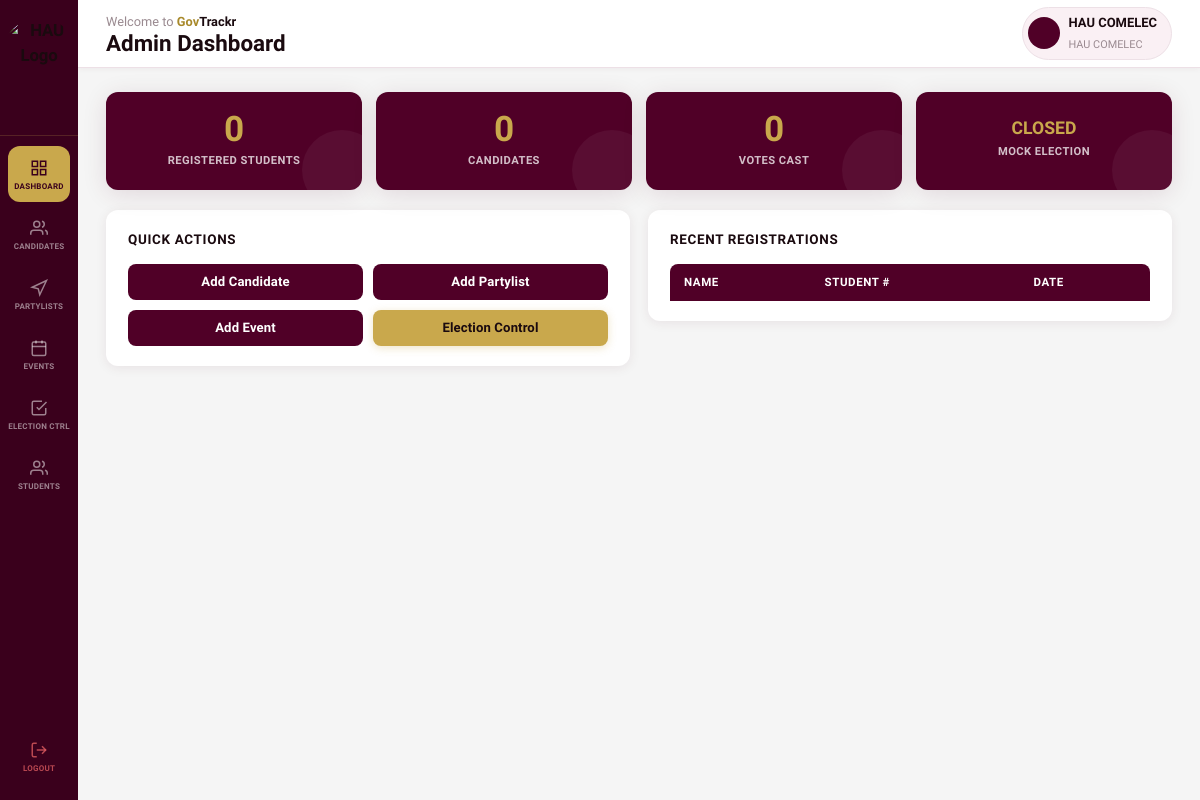
/admin/dashboard.php (signed in), run on an earlier commit of the app's database.
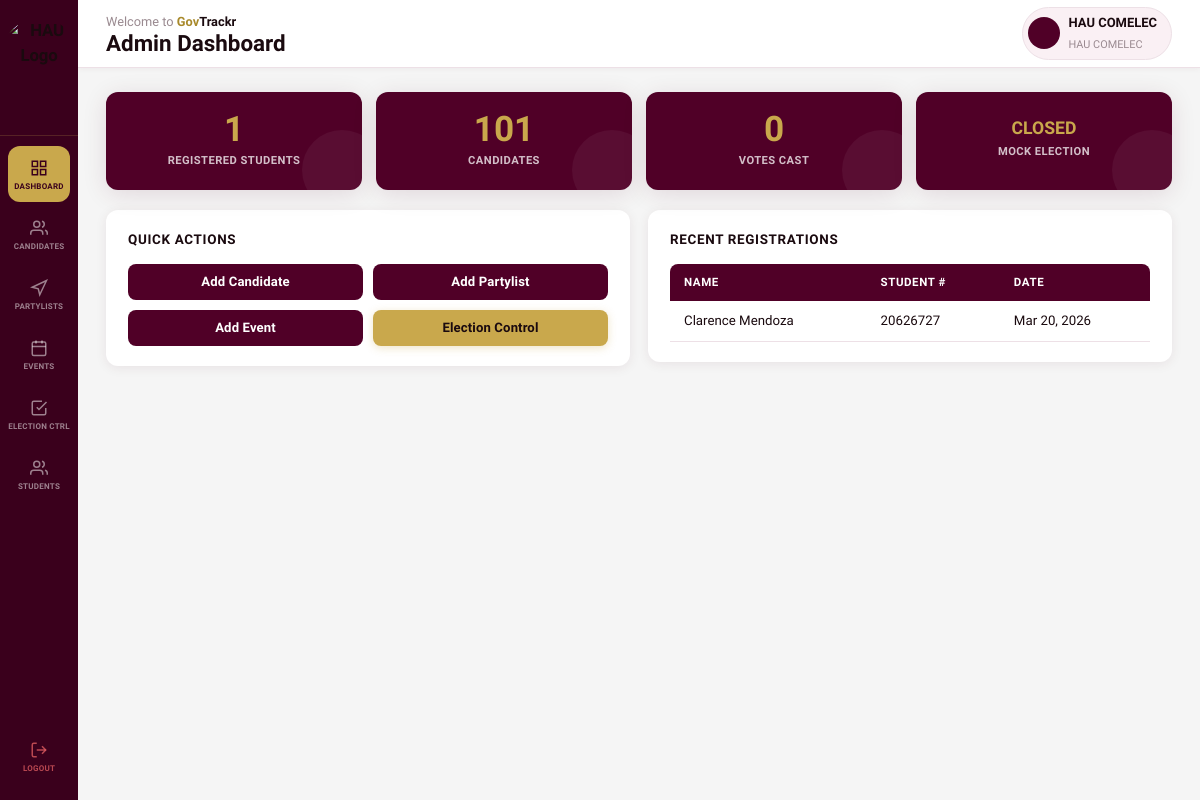
And on a later commit of the database.
### tables this page shows
CREATE TABLE `users` (
  `id` int(11) NOT NULL AUTO_INCREMENT,
  `student_number` varchar(20) NOT NULL,
  `first_name` varchar(80) NOT NULL,
  `last_name` varchar(80) NOT NULL,
  `password` varchar(255) NOT NULL,
  `role` enum('student','admin') DEFAULT 'student',
  `college` varchar(10) DEFAULT NULL,
  `profile_pic` varchar(255) DEFAULT NULL,
  `created_at` timestamp NOT NULL DEFAULT current_timestamp(),
  PRIMARY KEY (`id`),
  UNIQUE KEY `student_number` (`student_number`)
);

### admin/dashboard.php (the view, shortened to what the changed rows need)
<?php
require_once 'auth_guard.php';
$activePage = 'dashboard';
$total_students   = $conn->query("SELECT COUNT(*) AS n FROM users WHERE role='student'")->fetch_assoc()['n'];
$total_candidates = $conn->query("SELECT COUNT(*) AS n FROM candidates")->fetch_assoc()['n'];
$recent_users = $conn->query("SELECT first_name, last_name, student_number, created_at FROM users WHERE role='student' ORDER BY created_at DESC LIMIT 8");
?>
<!DOCTYPE html>
<html lang="en">
<head>
    <link rel="stylesheet" href="../css/styles.css">
</head>
<body class="dash-body">
<?php include 'sidebar.php'; ?>
<div style="flex:1; display:flex; flex-direction:column;">
<header class="topbar">
    <div class="topbar-left">
        <h1 class="topbar-title">Admin Dashboard</h1>
    </div>
</header>
<main class="dash-content">
    <div class="grid-4">
        <div class="stat-card"><div class="num"><?= $total_students ?></div><div class="lbl">Registered Students</div></div>
        <div class="stat-card"><div class="num"><?= $total_candidates ?></div><div class="lbl">Candidates</div></div>
    </div>
    <div class="grid-2" style="align-items:start;">
        <div class="card">
            <div style="overflow-x:auto;">
                <table class="data-table">
                    <thead><tr><th>Name</th><th>Student #</th><th>Date</th></tr></thead>
                    <tbody>
                        <?php while ($r = $recent_users->fetch_assoc()): ?>
                        <tr>
                            <td><?= htmlspecialchars($r['first_name'].' '.$r['last_name']) ?></td>
                            <td><?= htmlspecialchars($r['student_number']) ?></td>
                            <td><?= date('M j, Y', strtotime($r['created_at'])) ?></td>
                        </tr>
                        <?php endwhile; ?>
                    </tbody>
                </table>
            </div>
        </div>
    </div>
</main>
</div>
</body>
</html>

### admin/sidebar.php (shortened to what the changed rows need)
<?php
$admin_pages = [
    'dashboard'  => ['label' => 'Dashboard',    'href' => '/govtrackr/admin/dashboard.php',  'icon' => '<svg viewBox="0 0 24 24" fill="none" stroke="currentColor" stroke-width="2"><rect x="3" y="3" width="7" height="7"/><rect x="14" y="3" width="7" height="7"/><rect x="3" y="14" width="7" height="7"/><rect x="14" y="14" width="7" height="7"/></svg>'],
    'candidates' => ['label' => 'Candidates',   'href' => '/govtrackr/admin/candidates.php', 'icon' => '<svg viewBox="0 0 24 24" fill="none" stroke="currentColor" stroke-width="2"><path d="M17 21v-2a4 4 0 0 0-4-4H5a4 4 0 0 0-4 4v2"/><circle cx="9" cy="7" r="4"/><path d="M23 21v-2a4 4 0 0 0-3-3.87"/><path d="M16 3.13a4 4 0 0 1 0 7.75"/></svg>'],
    'partylists' => ['label' => 'Partylists',   'href' => '/govtrackr/admin/partylists.php', 'icon' => '<svg viewBox="0 0 24 24" fill="none" stroke="currentColor" stroke-width="2"><polygon points="3 11 22 2 13 21 11 13 3 11"/></svg>'],
    'events'     => ['label' => 'Events',        'href' => '/govtrackr/admin/events.php',     'icon' => '<svg viewBox="0 0 24 24" fill="none" stroke="currentColor" stroke-width="2"><rect x="3" y="4" width="18" height="18" rx="2"/><line x1="16" y1="2" x2="16" y2="6"/><line x1="8" y1="2" x2="8" y2="6"/><line x1="3" y1="10" x2="21" y2="10"/></svg>'],
    'election'   => ['label' => 'Election Ctrl','href' => '/govtrackr/admin/election.php',   'icon' => '<svg viewBox="0 0 24 24" fill="none" stroke="currentColor" stroke-width="2"><path d="M9 11l3 3L22 4"/><path d="M21 12v7a2 2 0 0 1-2 2H5a2 2 0 0 1-2-2V5a2 2 0 0 1 2-2h11"/></svg>'],
    'users'      => ['label' => 'Students',      'href' => '/govtrackr/admin/users.php',      'icon' => '<svg viewBox="0 0 24 24" fill="none" stroke="currentColor" stroke-width="2"><path d="M17 21v-2a4 4 0 0 0-4-4H5a4 4 0 0 0-4 4v2"/><circle cx="9" cy="7" r="4"/><path d="M23 21v-2a4 4 0 0 0-3-3.87"/><path d="M16 3.13a4 4 0 0 1 0 7.75"/></svg>'],
];
$active = $activePage ?? '';
?>
<head>
</head>
<aside class="sidebar">
    <nav class="sidebar-nav">
        <?php foreach ($admin_pages as $key => $p): ?>
        <a href="<?= $p['href'] ?>"
           class="nav-item <?= $active === $key ? 'active' : '' ?>"
           title="<?= $p['label'] ?>">
            <span class="nav-icon"><?= $p['icon'] ?></span>
            <span class="nav-label"><?= $p['label'] ?></span>
        </a>
        <?php endforeach; ?>
    </nav>
</aside>

What changed in the data, as far as the page shows it:
added users: first_name+last_name "Clarence Mendoza", student_number "20626727", created_at "Mar 20, 2026"
Also different on the page:
$total_students: "0" → "1"
$total_candidates: "0" → "101"
